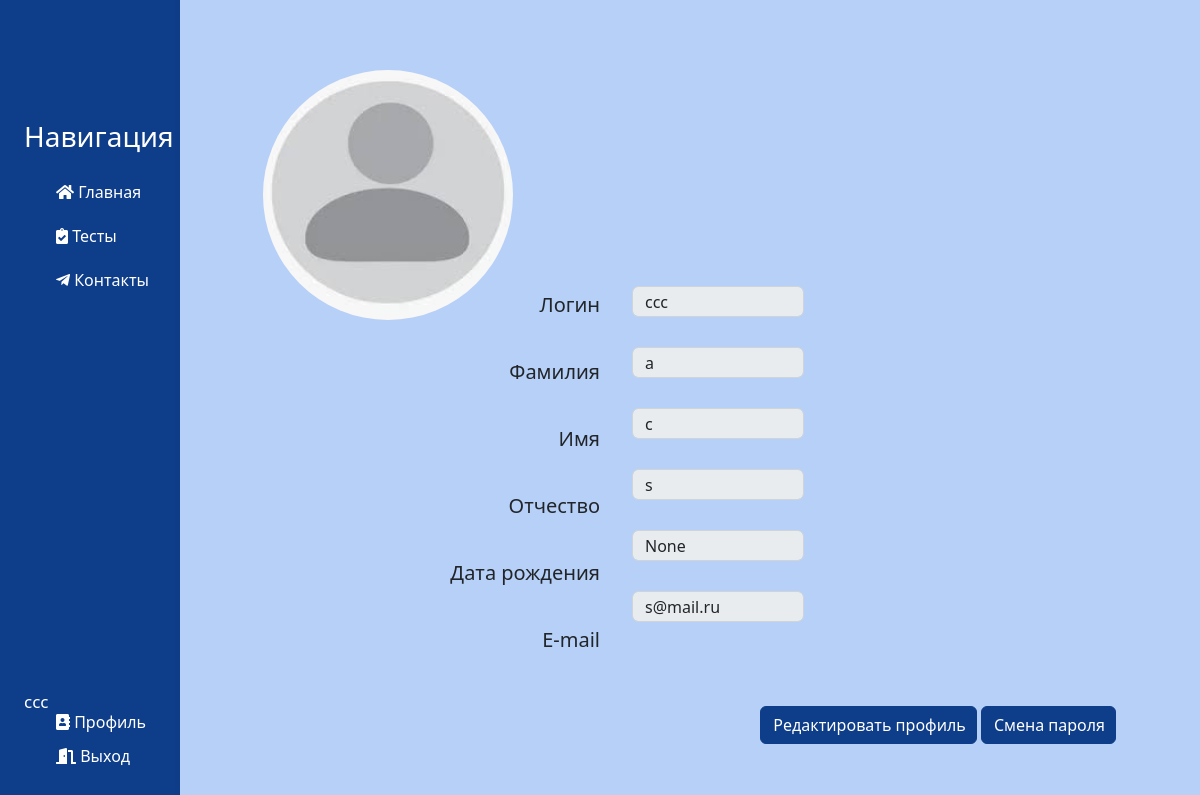
The page /account/ (signed in) on the database its author committed.
### users/models.py (models this page shows)
class CustomUser(AbstractUser):
    surname = models.CharField('Отчество', max_length=25, default='')
    birthday_date = models.DateField('День рождения', null=True)

### account/models.py (models this page shows, shortened)
class Account(models.Model):
    user = models.OneToOneField(CustomUser, on_delete=models.CASCADE)
    avatar = models.ImageField(
        default='avatar.jpg',
        upload_to='account_images'
    )
    class Meta:
        verbose_name = 'Профиль'
        verbose_name_plural = 'Профили'

### main/views.py (the view)
# urls.py: path('account/', views.account, name='account'),
def account(request):
    return render(request, 'account/profile.html')

### account/templates/account/profile.html (shortened to what this page needs)
{% extends 'main/layout.html' %}
{% block content %}
    {% if user.is_authenticated %}
        <div class="features">
            <div>
                <img class="rounded-circle article-img" src="{{ user.account.avatar.url }}">
            </div>
            <ul>
                <h5>Логин</h5>
                <h5>Фамилия</h5>
                <h5>Имя</h5>
                <h5>Отчество</h5>
                <h5>Дата рождения</h5>
                <h5>E-mail</h5>
            </ul>
            <ol>
                <input class="form-control" type="text" id="username" name="Имя пользователя" value="{{user.username}}" disabled readonly>
                <input class="form-control" type="text" id="last_name" name="Фамилия" value="{{user.last_name}}" disabled readonly>
                <input class="form-control" type="text" id="first_name" name="Имя" value="{{user.first_name}}" disabled readonly>
                <input class="form-control" type="text" id="surname" name="Отчество" value="{{user.surname}}" disabled readonly>
                <input class="form-control" type="text" id="birthday_date" name="Дата рождения" value="{{user.birthday_date}}" disabled readonly>
                <input class="form-control" type="text" id="email" name="Почта" value="{{user.email}}" disabled readonly>
            </ol>
            <div class="button-container">
                <a href="profile-changed"><button type="button" class="btn btn-info">Редактировать профиль</button></a>
                <a href="{% url 'password_change' %}"><button type="button" class="btn btn-info">Смена пароля</button></a>
            </div>
        </div>
    {% endif %}
{% endblock %}

### main/templates/main/layout.html (shortened to what this page needs)
{% load static %}
<!doctype html>
<html lang="ru">
<head>
    <link rel="stylesheet" href="https://cdn.jsdelivr.net/npm/bootstrap@5.2.3/dist/css/bootstrap.min.css">
    <link rel="stylesheet" href="{% static 'main/css/main.css' %}">
    <link rel="stylesheet" href="https://use.fontawesome.com/releases/v5.8.2/css/all.css">
</head>
<body>
    <aside>
        <h3>Навигация</h3>
        <ul>
            <a href="{% url 'homepage' %}"><li><i class="fas fa-home"></i> Главная</li></a>
            <a href="{% url 'tests_home' %}"><li><i class="fas fa-clipboard-check"></i> Тесты</li></a>
            <a href="{% url 'about' %}"><li><i class="fab fa-telegram-plane"></i> Контакты</li></a>
        </ul>
        <h5>{{user}}</h5>
        <ol>
            <a href="{% url 'profile' %}"><li><i class="fas fa-address-book"></i> Профиль</li></a>
            <a href="{% url 'logout' %}"><li><i class="fas fa-door-open"></i> Выход</li></a>
        </ol>
    </aside>
    <main>
        {% block content %}
        {% endblock %}
    </main>
</body>
</html>

### main/static/main/css/main.css (style rules this page uses)
body { background: #b7d0f7; }
aside { position: fixed; background: #0e3d8a; width: 15%;; padding: 2%; text-decoration: none; height: 100%; color: #fff; border-right: 5px solid #0e3c87; }
aside h3 { position: absolute; top: 15%; font-size: 28px; }
aside h5 { position: absolute; bottom: 10%; font-size: 17px; }
aside ul { list-style: none; position: absolute; top: 20%; }
aside ul li { color: #ffffff; display: block; margin-top: 20px; transition: transform .6s ease; }
aside a { text-decoration: none }
aside ol { list-style: none; position: absolute; bottom: 2%; }
aside ol li { color: #ffffff; display: block; margin-top: 10px; transition: transform .6s ease; }
main .features { float: right; margin-top: 70px; margin-left: 45px; text-align: center; width: 82%; }
button.btn.btn-info { background-color: #0e3d8a; color: white; border-color: #0e3d8a; }
main .features img { width: 250px; height: 250px; margin-right: 65%; }
main .features ul { position: absolute; top: 31.2%; left: 34%; text-align: right; width: 16%; height: 40%; }
main .features ul h5 { display: block; margin-top: 43px; }
main .features ol { position: absolute; top: 32%; left: 50%; text-align: center; width: 17%; height: 35%; }
main .features ol input { display: block; margin-top: 30.2px; height: 11%; }
.button-container button.btn.btn-info { padding-right: 10px; }
.button-container { position: absolute; bottom: 7%; right: 7%; display: inline-block; }

### rows shown on the page
CustomUser: is_active+password+username "ccc", account.avatar (placeholder picture), username "ccc", last_name "a", first_name "c", surname "s", birthday_date "None", email "s@mail.ru"
